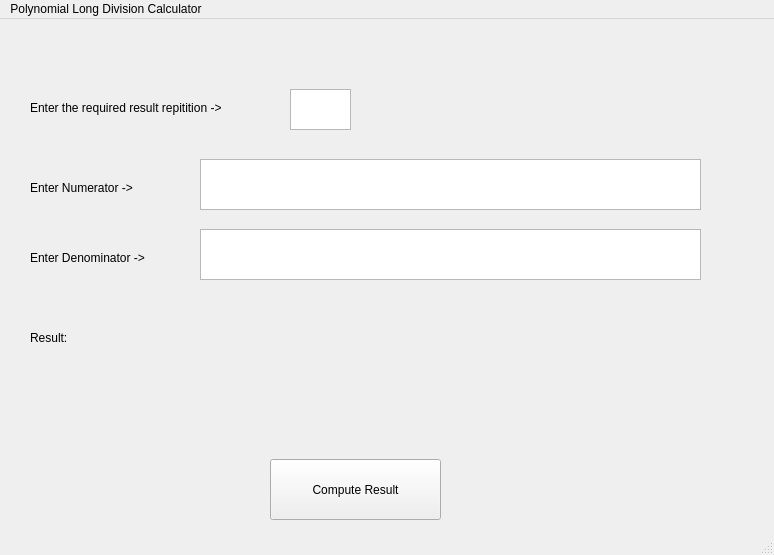
<?xml version="1.0" encoding="UTF-8"?>
<ui version="4.0">
 <class>MainWindow</class>
 <widget class="QMainWindow" name="MainWindow">
  <property name="geometry">
   <rect>
    <x>0</x>
    <y>0</y>
    <width>774</width>
    <height>555</height>
   </rect>
  </property>
  <property name="windowTitle">
   <string>MainWindow</string>
  </property>
  <widget class="QWidget" name="centralwidget">
   <widget class="QPlainTextEdit" name="plainTextEdit">
    <property name="geometry">
     <rect>
      <x>200</x>
      <y>140</y>
      <width>501</width>
      <height>51</height>
     </rect>
    </property>
   </widget>
   <widget class="QPlainTextEdit" name="plainTextEdit_2">
    <property name="geometry">
     <rect>
      <x>200</x>
      <y>210</y>
      <width>501</width>
      <height>51</height>
     </rect>
    </property>
   </widget>
   <widget class="QLabel" name="label">
    <property name="geometry">
     <rect>
      <x>30</x>
      <y>160</y>
      <width>141</width>
      <height>17</height>
     </rect>
    </property>
    <property name="text">
     <string>Enter Numerator -&gt;</string>
    </property>
   </widget>
   <widget class="QLabel" name="label_2">
    <property name="geometry">
     <rect>
      <x>30</x>
      <y>230</y>
      <width>151</width>
      <height>17</height>
     </rect>
    </property>
    <property name="text">
     <string>Enter Denominator -&gt;</string>
    </property>
   </widget>
   <widget class="QLabel" name="label_3">
    <property name="geometry">
     <rect>
      <x>30</x>
      <y>310</y>
      <width>67</width>
      <height>17</height>
     </rect>
    </property>
    <property name="text">
     <string>Result:</string>
    </property>
   </widget>
   <widget class="QLabel" name="label_4">
    <property name="geometry">
     <rect>
      <x>30</x>
      <y>80</y>
      <width>261</width>
      <height>17</height>
     </rect>
    </property>
    <property name="text">
     <string>Enter the required result repitition -&gt;</string>
    </property>
   </widget>
   <widget class="QPlainTextEdit" name="plainTextEdit_3">
    <property name="geometry">
     <rect>
      <x>290</x>
      <y>70</y>
      <width>61</width>
      <height>41</height>
     </rect>
    </property>
   </widget>
   <widget class="QPushButton" name="pushButton">
    <property name="geometry">
     <rect>
      <x>270</x>
      <y>440</y>
      <width>171</width>
      <height>61</height>
     </rect>
    </property>
    <property name="text">
     <string>Compute Result</string>
    </property>
   </widget>
  </widget>
  <widget class="QMenuBar" name="menubar">
   <property name="geometry">
    <rect>
     <x>0</x>
     <y>0</y>
     <width>774</width>
     <height>22</height>
    </rect>
   </property>
   <widget class="QMenu" name="menuPolynomial_Long_Division_Calculator">
    <property name="title">
     <string>Polynomial Long Division Calculator</string>
    </property>
   </widget>
   <addaction name="menuPolynomial_Long_Division_Calculator"/>
  </widget>
  <widget class="QStatusBar" name="statusbar"/>
 </widget>
 <resources/>
 <connections/>
</ui>
